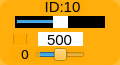
    <widget class="QWidget" name="widget_id10" native="true">
     <property name="geometry">
      <rect>
       <x>175</x>
       <y>410</y>
       <width>120</width>
       <height>65</height>
      </rect>
     </property>
     <property name="maximumSize">
      <size>
       <width>16777161</width>
       <height>16777215</height>
      </size>
     </property>
     <property name="styleSheet">
      <string notr="true">background-color: rgb(255, 170, 0, 200);
border-radius:10px;</string>
     </property>
     <widget class="QLabel" name="label_ID10">
      <property name="geometry">
       <rect>
        <x>40</x>
        <y>1</y>
        <width>45</width>
        <height>12</height>
       </rect>
      </property>
      <property name="minimumSize">
       <size>
        <width>0</width>
        <height>10</height>
       </size>
      </property>
      <property name="font">
       <font>
        <family>Arial</family>
        <pointsize>11</pointsize>
       </font>
      </property>
      <property name="styleSheet">
       <string notr="true">background-color: rgb(255, 255, 255， 0);
border-radius:0px;</string>
      </property>
      <property name="text">
       <string>ID:10</string>
      </property>
      <property name="alignment">
       <set>Qt::AlignCenter</set>
      </property>
     </widget>
     <widget class="QSlider" name="horizontalSlider_pulse_id10">
      <property name="geometry">
       <rect>
        <x>15</x>
        <y>16</y>
        <width>90</width>
        <height>12</height>
       </rect>
      </property>
      <property name="autoFillBackground">
       <bool>false</bool>
      </property>
      <property name="styleSheet">
       <string notr="true">QSlider{
	background: rgb(0, 0, 0);
	border-radius:0px;
}
QSlider::handle {/*设置中间的那个滑动的键*/                           background: rgb(255, 255, 255)}</string>
      </property>
      <property name="minimum">
       <number>0</number>
      </property>
      <property name="maximum">
       <number>1000</number>
      </property>
      <property name="pageStep">
       <number>1</number>
      </property>
      <property name="value">
       <number>500</number>
      </property>
      <property name="orientation">
       <enum>Qt::Horizontal</enum>
      </property>
     </widget>
     <widget class="QSlider" name="horizontalSlider_dev_id10">
      <property name="geometry">
       <rect>
        <x>35</x>
        <y>48</y>
        <width>50</width>
        <height>13</height>
       </rect>
      </property>
      <property name="styleSheet">
       <string notr="true">background-color: rgb(255, 255, 255， 0);</string>
      </property>
      <property name="minimum">
       <number>-125</number>
      </property>
      <property name="maximum">
       <number>125</number>
      </property>
      <property name="pageStep">
       <number>1</number>
      </property>
      <property name="orientation">
       <enum>Qt::Horizontal</enum>
      </property>
     </widget>
     <widget class="QLabel" name="label_id10">
      <property name="geometry">
       <rect>
        <x>10</x>
        <y>47</y>
        <width>30</width>
        <height>15</height>
       </rect>
      </property>
      <property name="minimumSize">
       <size>
        <width>0</width>
        <height>10</height>
       </size>
      </property>
      <property name="font">
       <font>
        <family>DejaVu Sans</family>
        <pointsize>10</pointsize>
       </font>
      </property>
      <property name="styleSheet">
       <string notr="true">background-color: rgb(255, 255, 255， 0);</string>
      </property>
      <property name="text">
       <string>0</string>
      </property>
      <property name="alignment">
       <set>Qt::AlignCenter</set>
      </property>
     </widget>
     <widget class="QLineEdit" name="lineEdit_id10">
      <property name="geometry">
       <rect>
        <x>38</x>
        <y>32</y>
        <width>45</width>
        <height>14</height>
       </rect>
      </property>
      <property name="sizePolicy">
       <sizepolicy hsizetype="Fixed" vsizetype="Fixed">
        <horstretch>0</horstretch>
        <verstretch>0</verstretch>
       </sizepolicy>
      </property>
      <property name="font">
       <font>
        <family>Arial</family>
        <pointsize>11</pointsize>
       </font>
      </property>
      <property name="autoFillBackground">
       <bool>false</bool>
      </property>
      <property name="styleSheet">
       <string notr="true">background-color: rgb(255, 255, 255);
border-radius:0px;</string>
      </property>
      <property name="text">
       <string>500</string>
      </property>
      <property name="maxLength">
       <number>1000</number>
      </property>
      <property name="alignment">
       <set>Qt::AlignCenter</set>
      </property>
      <property name="dragEnabled">
       <bool>false</bool>
      </property>
      <property name="readOnly">
       <bool>false</bool>
      </property>
     </widget>
     <widget class="QCheckBox" name="checkBox_id10">
      <property name="geometry">
       <rect>
        <x>13</x>
        <y>34</y>
        <width>15</width>
        <height>10</height>
       </rect>
      </property>
      <property name="text">
       <string/>
      </property>
     </widget>
    </widget>
